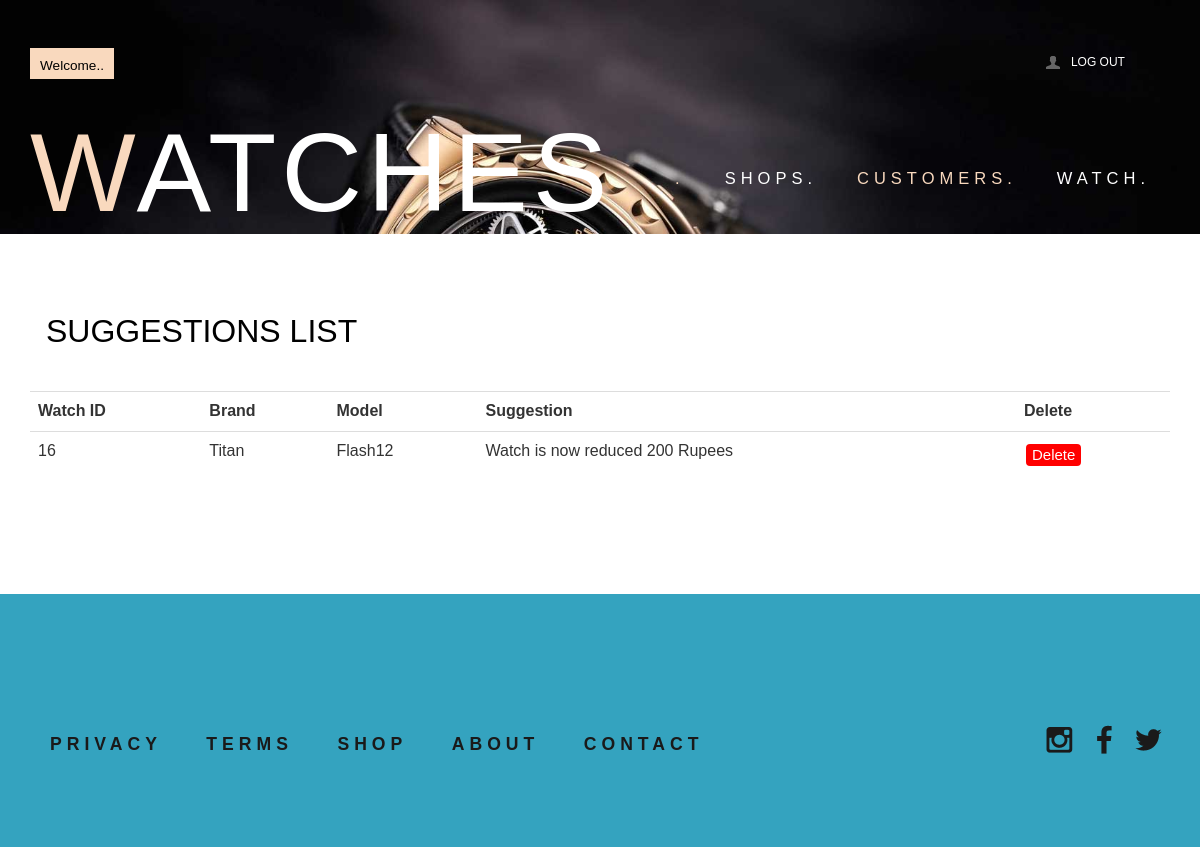
Screenshot of /viewsuggest.php with the database file from the repository.
### tables this page shows
CREATE TABLE IF NOT EXISTS `suggest` (
  `suggestid` int NOT NULL AUTO_INCREMENT,
  `watchid` int NOT NULL,
  `brand` varchar(30) NOT NULL,
  `model` varchar(30) NOT NULL,
  `suggest` varchar(255) NOT NULL,
  PRIMARY KEY (`suggestid`)
);

### viewsuggest.php (the view, shortened to what this page needs)
<?php
include("connection.php");
?>
<!DOCTYPE HTML>
<html>
<head>
<link href="css/bootstrap.css" rel='stylesheet' type='text/css' />
<link href="css/style.css" rel='stylesheet' type='text/css' />
<link href="css/megamenu.css" rel="stylesheet" type="text/css" media="all" />
</head>
<body>
   <div class="account-in">
   	 <div class="container">
        <div class="caccount-top">
   	   <h3>Suggestions List</h3>
          <table class="table">
    <tr>
        <th>Watch ID</th>
        <th>Brand</th>
        <th>Model</th>
        <th>Suggestion</th>
        <th>Delete</th>
    </tr>
    <?php
    $sql = "select * from suggest";
    $re = mysqli_query($conn, $sql);
    if ($re) {
        while ($data = mysqli_fetch_assoc($re)) {
            $watchid = $data['watchid'];
            $brand = $data['brand'];
            $model = $data['model'];
            $suggest = $data['suggest'];
            echo "<tr><td>" . $watchid . "</td><td>" . $brand . "</td><td>". $model . "</td><td>" . $suggest . "</td><td>";
            ?>
            <form method="POST" action="">
    <input style="background-color: #FF0000; /* Green */
        border: none;
        color: white;
        padding: 0px 6px;
        text-align: center;
        text-decoration: none;
        display: inline-block;
        font-size: 15px;
        border-radius: 4px;
        margin: 4px 2px;
        cursor: pointer;" type='submit' value='Delete' name='delete'>
            </td></tr>
            <?php
        }
    }
    ?>
</table>
    </div>
         </div>
         </div>
</body>
</html>

### css/style.css (style rules this page uses)
h4, h5, h6, h1, h2, h3 { margin-top: 0; }
ul, ol { margin: 0; }
p { margin: 0; }
html, body { font-family: 'PT Sans Narrow', sans-serif; font-size: 100%; background:#fff; }
body a { transition:0.5s all; -webkit-transition:0.5s all; -moz-transition:0.5s all; -o-transition:0.5s all; -ms-transition:0.5s all; }
.header_top_left { float:left; }
.header_top_right { float:right; width:23%; }
.box_11 { cursor: pointer; padding: 5px 10px; background: #F9D9BE; }
.box_11 h4 { border: none; color: #fff; font-size: 0.85em; margin-bottom: 0; padding: 0; }
.box_11 p { float: left; margin: 6px 0 0 0; color:#000; }
ul.header_user_info { float: left; border-right: 1px solid #55555500; width:50%; padding:0; min-height: 30px; }
ul.header_user_info a { color:#fff; }
i.user { width: 17px; height: 17px; background: url(../images/img-sprite.png) no-repeat -241px -67px; float: left; margin:6px 10px 0 5px; }
ul.header_user_info li.user_desc { display: block; font-size: 12px; text-transform: uppercase; cursor: pointer; background: #fb5c2200; -moz-transition: all 0.2s linear; -o-transition: all 0.2s linear; -webkit-transition: all 0.2s linear; transition: all 0.2s linear; float: left; margin-top:6px; }
.header_bottom { padding: 2em 0; }
.logo h1 { font-size:7em; text-transform: uppercase; margin-bottom: 0; font-family: 'Dorsa', sans-serif; letter-spacing: 5px; }
span.m_1 { color:#F9D9BE; }
.logo { float:left; }
.logo h1 a { color:#fff; }
.menu { float:right; margin: 3em 0 0 0; }
.account-in { padding:5em 0; }
.account-in h3 { font-size:2em; color: #000; padding: 0 0.5em 1em; text-transform:uppercase; }
.newsletter { text-align: center; padding:0 0 3em; }
.footer { background-color: #34a3bf; padding:5em 0; }
.cssmenu { float:left; }
.cssmenu ul { padding:0; list-style:none; }
.cssmenu ul li { display: inline-block; }
.cssmenu ul li a { color: #1a1a1a; display: block; margin: 10px 20px; text-transform: uppercase; font-size: 1.1em; font-weight: 600; letter-spacing: 5px; }
ul.social { padding:0; list-style: none; float:right; }
ul.social li:first-child { margin-left: 0; }
ul.social li { display: inline-block; margin-right: 5px; }
ul.social li a i { width:35px; height:35px; display: block; background: url(../images/img-sprite.png)no-repeat; }
ul.social li a i.instagram { background-position:-5px -4px; }
ul.social li a i.fb { background-position:-44px -5px; }
ul.social li a i.tw { background-position:-83px -6px; }
.men_banner { background: url(../images/3.jpg) no-repeat center top; background-size: cover; -webkit-background-size: cover; -moz-background-size: cover; -o-background-size: cover; min-height:225px; text-align: center; padding-top: 3em; }

### css/megamenu.css (style rules this page uses)
.megamenu { margin-bottom:0px;padding:0;width:100%;list-style:none;display:inline-block;position:relative;font-size:15px }
.megamenu li { margin-bottom:-5px;display:inline }
.megamenu>li>a { float:left;padding:8px 20px;text-decoration:none;text-transform:capitalize;font-size:1.1em; -webkit-transition: all 0.3s ease-in-out;text-transform:uppercase; -moz-transition: all 0.3s ease-in-out; -o-transition: all 0.3s ease-in-out; transition: all 0.3s ease-in-out; color:#fff; letter-spacing:5px; font-weight:400; }
.megamenu>li.active>a { color:#F9D9BE; }

### rows the page displays
suggest: watchid "16", brand "Titan", model "Flash12", suggest "Watch is now reduced 200 Rupees"
